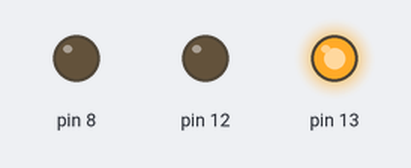
This sketch was run on a simulated Arduino Uno, built with avr-gcc and run on an emulated ATmega328P. On the bench: output pins drawn as LEDs (lit = HIGH).

Above: at 1.0 s.
At 5.0 s:
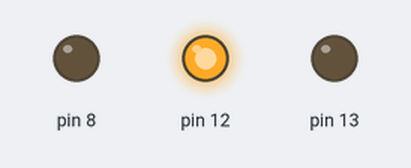
At 9.0 s:
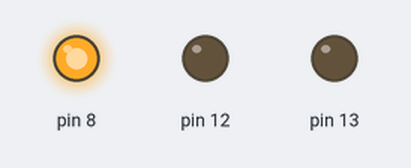
At 11.0 s:
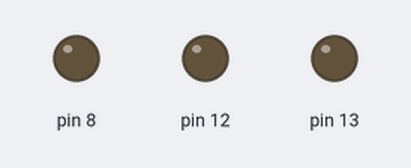
Timing chart, 0 to 15.6 s (numbered marks = the images above):
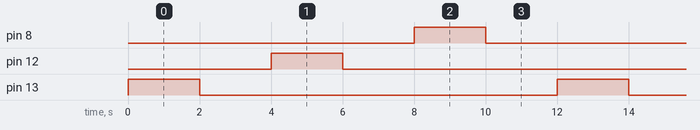

Measured:
- by itself, pin 8, pin 12, pin 13: alternates HIGH for 2.0 s and LOW for 10.0 s
- by itself, everything shown: repeats every 12.0 s, in 6 steps

The sketch:

blinkinglights.ino
```cpp
// C++ code
//
void setup()
{
  pinMode(13, OUTPUT);
  pinMode(12, OUTPUT);
  pinMode(8, OUTPUT);
}

void loop()
{
  digitalWrite(13, HIGH);
  delay(2000); // Wait for 2000 millisecond(s)
  digitalWrite(13, LOW);
  delay(2000); // Wait for 2000 millisecond(s)

  digitalWrite(12, HIGH);
  delay(2000); // Wait for 2000 millisecond(s)
  digitalWrite(12, LOW);
  delay(2000); // Wait for 2000 millisecond(s)

  digitalWrite(8, HIGH);
  delay(2000); // Wait for 2000 millisecond(s)
  digitalWrite(8, LOW);
  delay(2000); // Wait for 2000 millisecond(s)

}
```
